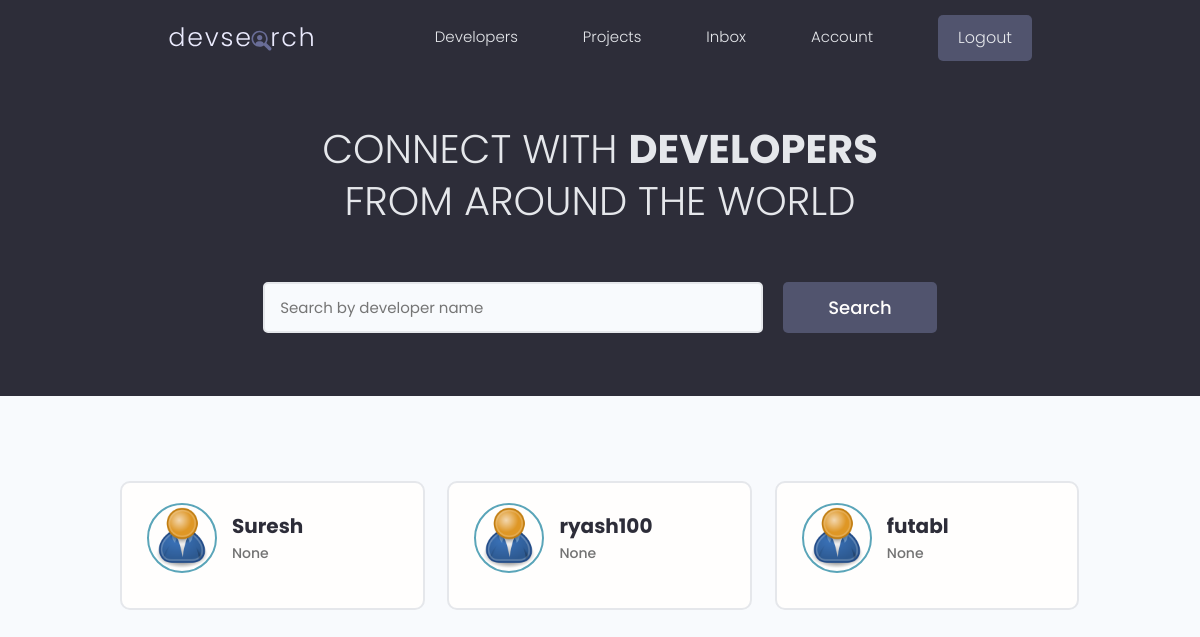
/ (signed in), run on the app's committed database.
### user/models.py (models this page shows, shortened)
class Profile(models.Model):
    user=models.OneToOneField(User,on_delete=models.CASCADE,null=True,blank=True,editable=False)
    username=models.CharField(max_length=50,blank=True,null=True)
    name=models.CharField(max_length=200,blank=True,null=True)
    email=models.EmailField(blank=True,null=True)
    location=models.CharField(max_length=200,null=True,blank=True)
    short_intro=models.CharField(max_length=200,blank=True,null=True)
    bio=models.TextField(null=True,blank=True)
    Profile_img=models.ImageField(null=True,blank=True,upload_to='profiles',default='profiles/default.png')
    github=models.CharField(max_length=200,blank=True,null=True)
    linkedin=models.CharField(max_length=200,blank=True,null=True)
    youtube=models.CharField(max_length=200,blank=True,null=True)
    id=models.UUIDField(default=uuid.uuid4,unique=True,primary_key=True,editable=False)

### user/views.py (the view)
# urls.py: path('',views.profiles,name='profiles'),
def profiles(request):
    profiles, search_query = searchProfiles(request)
    custom_range, profiles = paginateProjects(request, profiles, 3)
    print(profiles.has_other_pages())
    return render(request, 'user/profiles.html', {'profiles': profiles, 'search': search_query, 'custom_range': custom_range})

### user/utils.py (called while the page is built)
def paginateProjects(request, projects, results):
    pages = request.GET.get('page', 1)  # Use a default value if 'page' parameter is not provided
    paginator = Paginator(projects, results)
    try:
        projects = paginator.page(pages)
    except PageNotAnInteger:
        pages = 1
        projects = paginator.page(pages)
    except EmptyPage:
        pages = paginator.num_pages
        projects = paginator.page(pages)
    left_index = max(1, int(pages) - 4)
    right_index = min(int(pages) + 5, paginator.num_pages)
    custom_range = range(left_index, right_index + 1)
    return custom_range, projects

def searchProfiles(request):
    search_query = ""
    if request.GET.get('search_query'):
        search_query = request.GET.get('search_query')
    skills = Skills.objects.filter(name__icontains=search_query)
    profiles = Profile.objects.distinct().filter(
        Q(name__icontains=search_query) |
        Q(short_intro__icontains=search_query) |
        Q(skills__in=skills)
    )
    return profiles, search_query

### user/templates/user/profiles.html (shortened to what this page needs)
{% extends 'main.html' %} {% load static %} {% block content %}
<main class="home">
  <section class="hero-section text-center">
    <div class="container container--narrow">
      <div class="hero-section__box">
        <h2>CONNECT WITH <span>DEVELOPERS</span></h2>
        <h2>FROM AROUND THE WORLD</h2>
      </div>
      <div class="hero-section__search">
        <form
          id="searchForm"
          class="form"
          action="{% url 'profiles' %}"
          method="get"
        >
          <div class="form__field">
            <input
              class="input input--text"
              id="formInput#search"
              type="text"
              name="search_query"
              value="{{search_query}}"
              placeholder="Search by developer name"
            />
          </div>
          <input class="btn btn--sub btn--lg" type="submit" value="Search" />
        </form>
      </div>
    </div>
  </section>
  <section class="devlist">
    <div class="container">
      <div class="grid grid--three">
        {% for profile in profiles %}
        <div class="column card">
          <div class="dev">
            <a href="{% url 'profile' profile.id%}" class="card__body">
              <div class="dev__profile">
                <img
                  class="avatar avatar--md"
                  src="{{profile.Profile_img.url}}"
                  alt="image"
                />
                <div class="dev__meta">
                  <h3>{{profile.name}}</h3>
                  <h5>{{profile.short_intro|slice:'50'}}</h5>
                </div>
              </div>
            </a>
          </div>
        </div>
        {% endfor %}
      </div>
    </div>
  </section>
</main>
{% endblock content %}

### static/styles/app.css (style rules this page uses)
:root { --color-sub: #2d2d39; }
.btn--sub { background-color: var(--color-sub-light); }
.card { border: 2px solid var(--color-light); }
img { width: 100%; }
.hero-section { height: 40vh; display: flex; align-items: center; background-color: var(--color-sub); }
.hero-section__box { margin-bottom: 4rem; }
.hero-section__box > h2, .hero-section__box > h2 > span { font-size: 4rem; color: var(--color-light); line-height: 1.3; text-transform: uppercase; }
.hero-section__box > h2 { font-weight: 300; }
.hero-section__box > h2 > span { font-weight: 700; }
.hero-section__search > .form { display: flex; align-items: center; justify-content: center; gap: 2rem; }
.hero-section__search > .form input.input--text { width: 50rem; }
.devlist { margin-top: 8rem; }
.devlist .grid { align-items: stretch; }
.devlist .dev .dev__profile { display: flex; align-items: center; gap: 1.5rem; }
.devlist .dev .dev__meta h3 { color: var(--color-sub); font-size: 2rem; font-weight: 700; }
.devlist .dev .dev__meta h5 { color: var(--color-text); font-size: 1.4rem; font-weight: 500; }

### static/uikit/styles/modules/_variables.css (style rules this page uses)
:root { --color-main: #5aa5b9; --color-main-light: #e6faff; --color-sub: #3f4156; --color-sub-light: #51546e; --color-sub-lighter: #ededfd; --color-text: #737373; --color-gray: #8b8b8b; --color-light: #e5e7eb; --color-light-gray: #767676; --color-bg: #f8fafd; --color-white: #fffefd; --color-white-light: #f3f3f3; --color-success: #359e64; --color-success-bg: #def8e8; --color-error: #fc4b0b; --color-error-bg: #fff2ee; --font-base: 'Poppins', arial, helvetica, 'Segoe UI', roboto, ubuntu, sans-serif; --font-monospace: 'Fira Code', 'Courier New', courier, monospace; --font-regular: 300; --font-medium: 500; --font-bold: 700; --generic-shadow: 1px 1px 5px #00000010; --generic-transition: all 0.3s ease-in-out; }

### static/uikit/styles/modules/_base.css (style rules this page uses)
* { margin: 0; padding: 0; box-sizing: border-box; text-rendering: optimizeLegibility; color: inherit; font-size: inherit; }
html { font-size: 50%; }
@media only screen and (min-width: 480px) { html { font-size: 56.25%; } }
@media only screen and (min-width: 1200px) { html { font-size: 62.5%; } }
body { line-height: 1.6; font-weight: 400; font-size: 1.5rem; color: var(--color-text); background-color: var(--color-bg); min-height: 100vh; }

### static/uikit/styles/modules/_typography.css (style rules this page uses)
* { font-family: var(--font-base); }
h2 { font-size: 3.6rem; font-weight: var(--font-bold); }
h3 { font-size: 3.2rem; font-weight: var(--font-medium); }
h5 { font-size: 2.4rem; font-weight: var(--font-medium); }
h5, h6 { font-weight: var(--font-regular); }
p, span, strong { font-size: 1.6rem; color: var(--color-text); font-weight: var(--font-regular); }
a { padding-bottom: 2px; text-decoration: none; display: inline-block; color: var(--color-main); font-weight: var(--font-medium); }

### static/uikit/styles/modules/_utilities.css (style rules this page uses)
.container { width: 92%; max-width: 165rem; margin: 0 auto; box-sizing: border-box; }
.container--narrow { width: 92%; max-width: 120rem; }
@media screen and (min-width: 1000px) { .container { width: 90%; } }
@media screen and (min-width: 1000px) { .container--narrow { width: 85%; } }
@media screen and (min-width: 1200px) { .container { width: 80%; } }
@media screen and (min-width: 1200px) { .container--narrow { width: 72%; } }
.text-center { text-align: center; }

### static/uikit/styles/modules/_avatar.css (style rules this page uses)
.avatar { border-radius: 50%; border: 2px solid var(--color-main); object-fit: cover; }
.avatar--md { height: 7rem; width: 7rem; }

### static/uikit/styles/modules/_button.css (style rules this page uses)
.btn { display: inline-block; position: relative; cursor: pointer; background-color: var(--color-light); font-weight: var(--font-medium); color: var(--color-sub); text-decoration: none; padding: 1rem 2rem; border-radius: 0.5rem; border: none; width: -webkit-fit-content; width: -moz-fit-content; width: fit-content; height: -webkit-fit-content; height: -moz-fit-content; height: fit-content; font-size: 1.6rem; outline-width: 0; outline-color: transparent; -webkit-backface-visibility: hidden; backface-visibility: hidden; transition: all 0.3s ease-in-out; }
.btn--sub { background-color: var(--color-sub); color: var(--color-white); }
.btn--lg { font-size: 1.8rem; padding: 1.2rem 4.5rem; }

### static/uikit/styles/modules/_card.css (style rules this page uses)
.card { border-radius: 1rem; background-color: var(--color-white); border: 1.5px solid var(--color-light); width: auto; height: auto; margin-top: 0.5rem; margin-bottom: 0.5rem; overflow: hidden; }
.card__body, .card__header { padding: 2rem 2.5rem; }

### data on the page
Profile: Profile_img (placeholder picture), name "Suresh", short_intro "None"
Profile: Profile_img (placeholder picture), name "ryash100", short_intro "None"
Profile: Profile_img (placeholder picture), name "futabl", short_intro "None"
